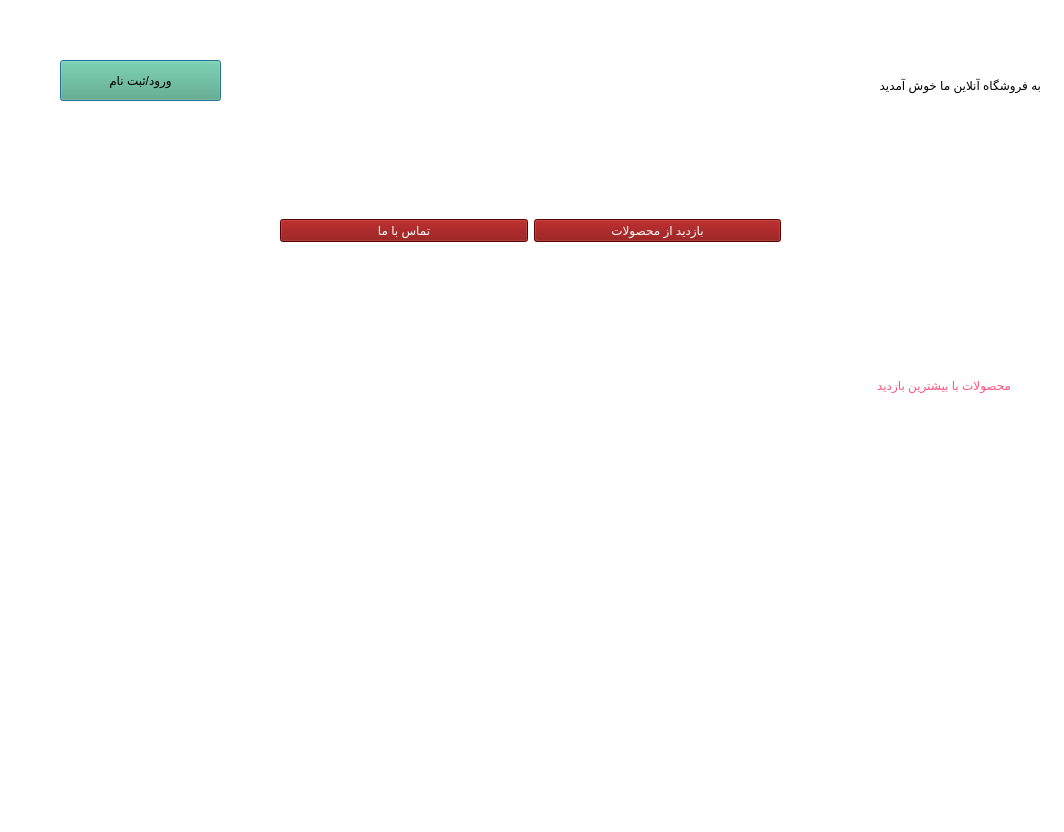
<?xml version="1.0" encoding="UTF-8"?>
<ui version="4.0">
 <class>mainWindow</class>
 <widget class="QDialog" name="mainWindow">
  <property name="geometry">
   <rect>
    <x>0</x>
    <y>0</y>
    <width>1064</width>
    <height>832</height>
   </rect>
  </property>
  <property name="windowTitle">
   <string>Dialog</string>
  </property>
  <property name="styleSheet">
   <string notr="true">#mainWindow{
background-color : #fff
}</string>
  </property>
  <widget class="QWidget" name="widget" native="true">
   <property name="geometry">
    <rect>
     <x>10</x>
     <y>10</y>
     <width>1041</width>
     <height>271</height>
    </rect>
   </property>
   <widget class="QLabel" name="label">
    <property name="geometry">
     <rect>
      <x>440</x>
      <y>-20</y>
      <width>161</width>
      <height>121</height>
     </rect>
    </property>
    <property name="text">
     <string/>
    </property>
    <property name="pixmap">
     <pixmap>../images/Screenshot_2023-07-18_at_17-02-11_Logo_Maker_App_Get_Your_Own_Logo_Design_for_Free-removebg-preview.png</pixmap>
    </property>
    <property name="scaledContents">
     <bool>true</bool>
    </property>
   </widget>
   <widget class="QLabel" name="label_3">
    <property name="geometry">
     <rect>
      <x>660</x>
      <y>40</y>
      <width>371</width>
      <height>71</height>
     </rect>
    </property>
    <property name="styleSheet">
     <string notr="true">font: 12pt &quot;MV Boli&quot;;</string>
    </property>
    <property name="text">
     <string>به فروشگاه آنلاین ما خوش آمدید</string>
    </property>
   </widget>
   <widget class="QPushButton" name="REGISTER">
    <property name="geometry">
     <rect>
      <x>50</x>
      <y>50</y>
      <width>161</width>
      <height>41</height>
     </rect>
    </property>
    <property name="styleSheet">
     <string notr="true">cursor:pointer;
background-color: rgb(255, 255, 255);
font: 14pt &quot;MV Boli&quot;;
background-color: rgb(85, 170, 127);</string>
    </property>
    <property name="text">
     <string>ورود/ثبت نام</string>
    </property>
   </widget>
   <widget class="QWidget" name="horizontalLayoutWidget">
    <property name="geometry">
     <rect>
      <x>270</x>
      <y>150</y>
      <width>501</width>
      <height>141</height>
     </rect>
    </property>
    <layout class="QHBoxLayout" name="horizontalLayout">
     <item>
      <widget class="QPushButton" name="pushButton_2">
       <property name="styleSheet">
        <string notr="true">color: rgb(255, 255, 255);
font: 12pt &quot;MS Shell Dlg 2&quot;;
background-color: rgb(132, 0, 0);
</string>
       </property>
       <property name="text">
        <string>تماس با ما</string>
       </property>
      </widget>
     </item>
     <item>
      <widget class="QPushButton" name="pushButton">
       <property name="styleSheet">
        <string notr="true">color: rgb(255, 255, 255);
font: 12pt &quot;MS Shell Dlg 2&quot;;
background-color: rgb(132, 0, 0);</string>
       </property>
       <property name="text">
        <string>بازدید از محصولات</string>
       </property>
      </widget>
     </item>
    </layout>
   </widget>
  </widget>
  <widget class="QLabel" name="label_4">
   <property name="geometry">
    <rect>
     <x>780</x>
     <y>340</y>
     <width>231</width>
     <height>91</height>
    </rect>
   </property>
   <property name="styleSheet">
    <string notr="true">color: rgb(255, 85, 127);
font: 12pt &quot;MS Shell Dlg 2&quot;;</string>
   </property>
   <property name="text">
    <string>محصولات با بیشترین بازدید</string>
   </property>
  </widget>
 </widget>
 <resources/>
 <connections/>
</ui>
